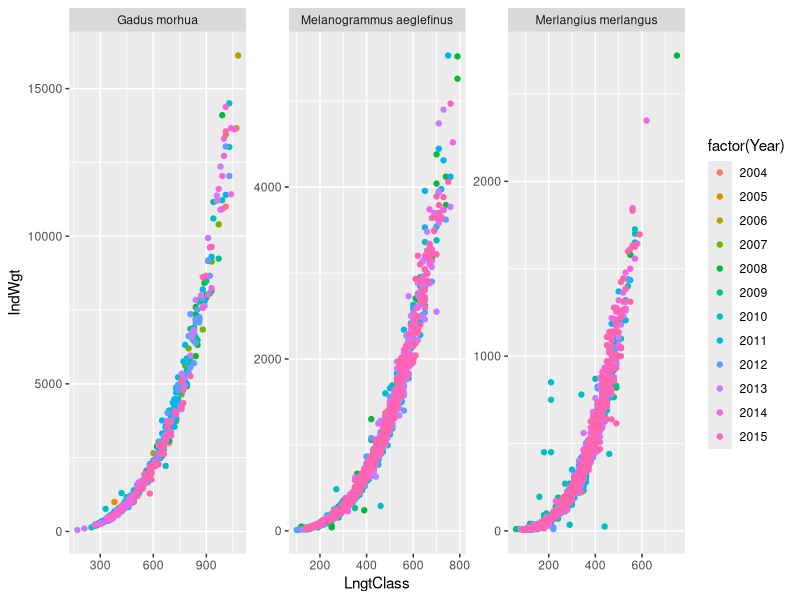
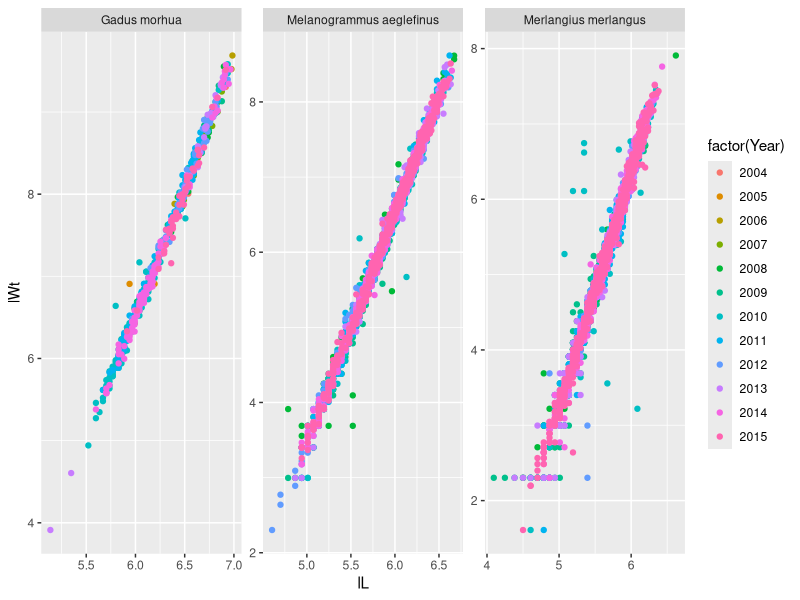
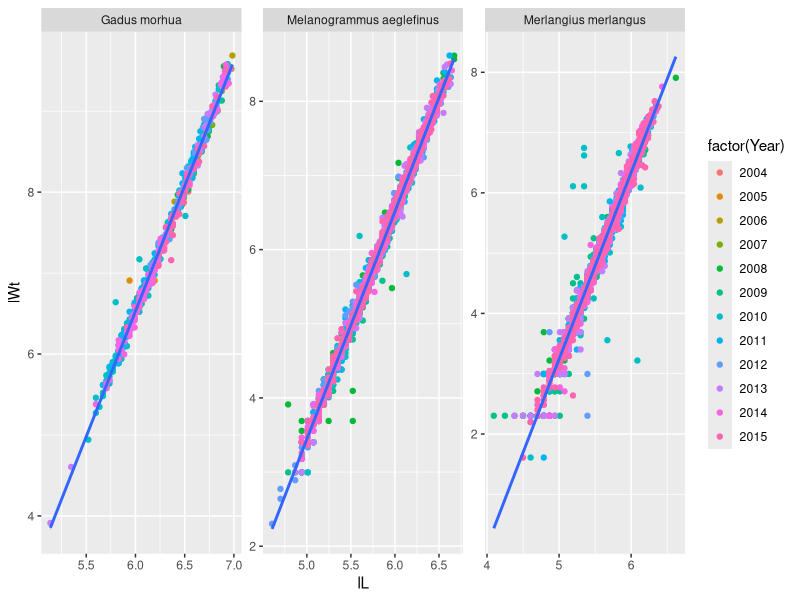
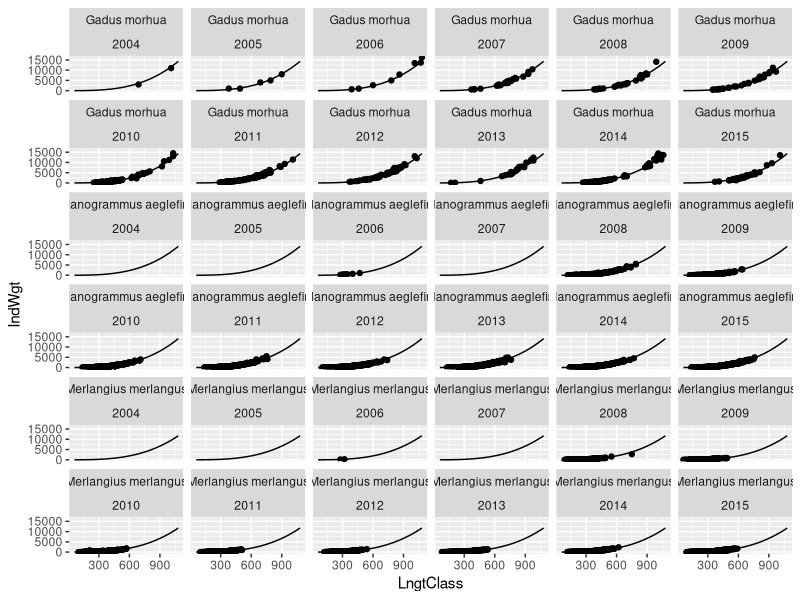
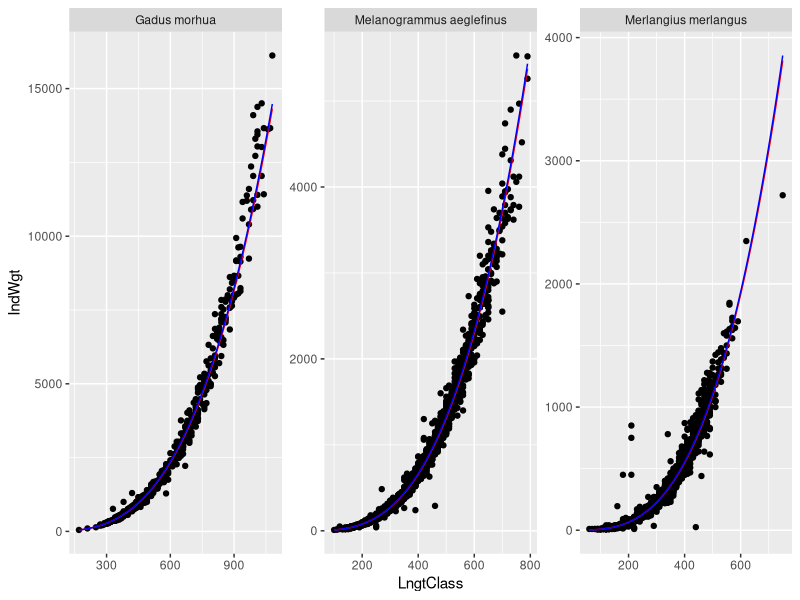
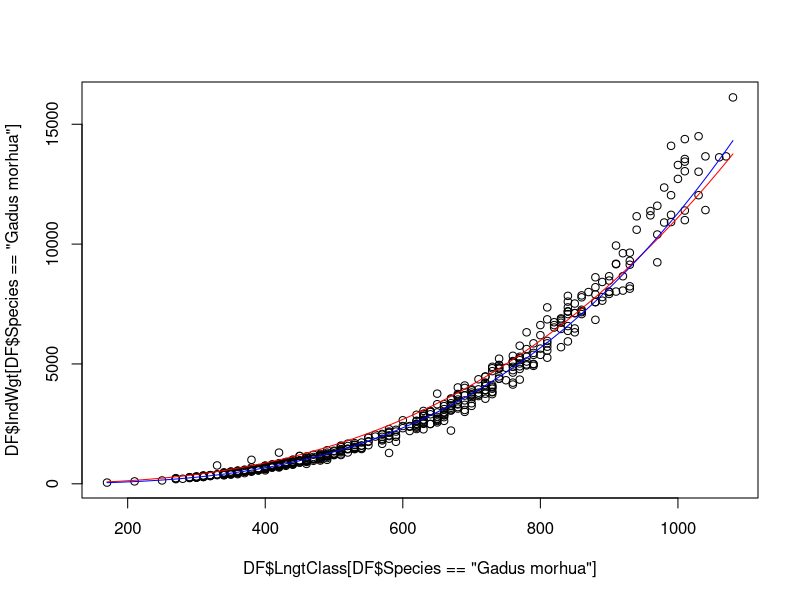

Source code (R) for these figures, in order:
library(ggplot2)

## http://derekogle.com/fishR/examples/oldFishRVignettes/LengthWeight.pdf
DF <- read.csv('SMALK_EVHOE.csv')
DF <- DF[!is.na(DF$IndWgt),]

spp <- c('Gadus morhua','Merlangius merlangus','Melanogrammus aeglefinus')

DF <- DF[DF$Species %in% spp,]

ggplot(DF, aes(x = LngtClass, y = IndWgt)) + geom_point(aes(colour = factor(Year))) + facet_wrap(~Species, scale = 'free')

# W = a L^b
# log(Wt) = log(a) + b*log(L) + E
# weight is in g, length in mm

DF$lWt <- log(DF$IndWgt)
DF$lL  <- log(DF$LngtClass)

ggplot(DF, aes(x = lL, y = lWt)) + geom_point(aes(colour = factor(Year))) + facet_wrap(~Species, scale = 'free' )

lm1 <- glm(lWt ~ lL + Year + Species, data = DF)

summary(lm1)

ggplot(DF, aes(x = lL, y = lWt)) + geom_point(aes(colour = factor(Year))) + facet_wrap(~Species, scale = 'free' ) +
	geom_smooth(method = 'lm')

predDF <- expand.grid(lL = log(seq(min(DF$LngtClass), max(DF$LngtClass), 10)), Year = seq(min(DF$Year), max(DF$Year), 1), Species  = spp)

predDF$lWt <- predict(lm1, newdata = predDF)

predDF$L <- exp(predDF$lL)
predDF$Wt <- exp(predDF$lWt)

ggplot(DF, aes(x = LngtClass, y = IndWgt)) + geom_point() +
	facet_wrap(Species ~ Year) + geom_line(data = predDF, aes(x = L, y = Wt))

drop1(lm1)

#######################################################
## Year not massively important, given gaps drop it...
#######################################################
lm2 <- glm(lWt ~ lL + Species, data = DF)

predDF <- data.frame(lL = log(c(seq(min(DF$LngtClass[DF$Species == spp[1]]), max(DF$LngtClass[DF$Species == spp[1]]), l = 80),
			       seq(min(DF$LngtClass[DF$Species == spp[2]]), max(DF$LngtClass[DF$Species == spp[2]]), l = 80),
			       seq(min(DF$LngtClass[DF$Species == spp[3]]), max(DF$LngtClass[DF$Species == spp[3]]), l = 80))),
                     Species = rep(spp, each = 80))


predDF$lWt <- predict(lm2, newdata = predDF)

predDF$L <- exp(predDF$lL)
predDF$Wt <- exp(predDF$lWt)

## Now we need to bias correct due to the fact that the mean on the logscale is
## the geometric mean...

corr.fact <- exp(sigma(lm2)^2/2)
predDF$WtCorr <- predDF$Wt * corr.fact

ggplot(DF, aes(x = LngtClass, y = IndWgt)) + geom_point() +
	facet_wrap(~ Species, scale = 'free') + geom_line(data = predDF, aes(x = L, y = Wt), col = 'red') +
        geom_line(data = predDF, aes(x = L, y = WtCorr), col = 'blue')

## Save the fit and the correction factor
save(lm2, corr.fact, file = 'LengthWeightPredictGadoids.RData')

###################################################
## Liklihood approach to estimate a and b params ##
###################################################

# data
Wt = DF$IndWgt[DF$Species == 'Gadus morhua']
L =  DF$LngtClass[DF$Species == 'Gadus morhua'] 

reg.ll <- function (theta) {
	mean.vec <- theta[1] * (L^theta[2])
	ll.vec <- dnorm(Wt, mean = mean.vec, sd = theta[3], log = TRUE)
	nll <- sum(-ll.vec)
	return(nll)
}

## starting params
a <- 0.0002 
b <- 3
sigma <-  2 
par <- c(a, b, sigma)

fit <- optim(par, reg.ll, control = list(trace = 3))

plot(x = DF$LngtClass[DF$Species == 'Gadus morhua'], y = DF$IndWgt[DF$Species == 'Gadus morhua'])
x  <-  seq(min(DF$LngtClass[DF$Species == 'Gadus morhua']), max(DF$LngtClass[DF$Species == 'Gadus morhua']), 10)
lines(x = x,y = fit$par[1] * (x^fit$par[2]), col = 'red')
lines(x = predDF$L[predDF$Species== 'Gadus morhua'], y = predDF$Wt[predDF$Species == 'Gadus morhua'], col = 'blue')


## Fit doesn't 'look' as good...
